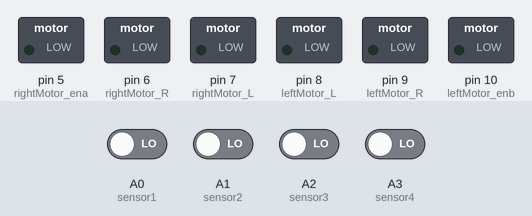
The sketch below on a simulated Arduino Uno, built with avr-gcc and run on an emulated ATmega328P. Shown: switched loads named in the sketch (green lamp = pin HIGH). The inputs (shaded band) are chosen by the test bench; at power-on: A0 (sensor1), A1 (sensor2), A2 (sensor3), A3 (sensor4) LOW.

Above: at 1.2 s.
1.3 s: A0 (sensor1) driven HIGH and A1 (sensor2) driven HIGH
At 2.0 s:
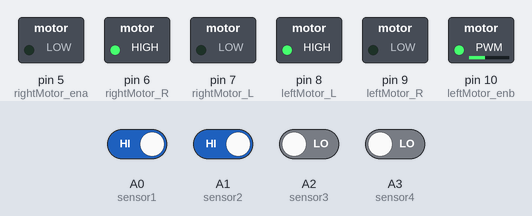
2.8 s: A2 (sensor3) driven HIGH and A3 (sensor4) driven HIGH
At 3.2 s:
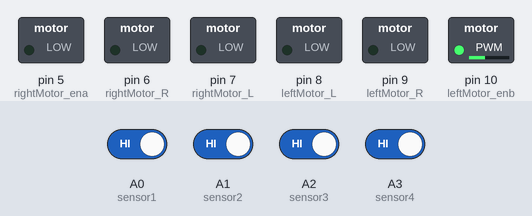
Timing chart, 0 to 5.8 s (numbered marks = the images above; inputs shaded):
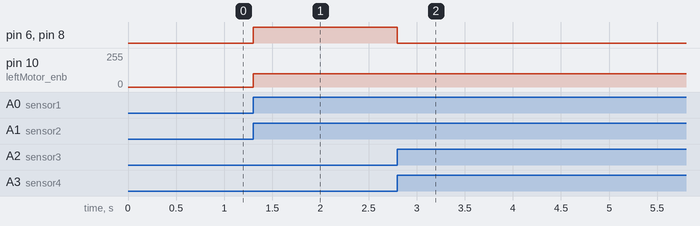

The sketch:

4ir_sensor_line_follower.ino
```cpp
//define 4 ir sensor
#define sensor1  A0
#define sensor2  A1
#define sensor3  A2
#define sensor4  A3

//define motors
#define rightMotor_ena 5
#define rightMotor_R 6
#define rightMotor_L 7
#define leftMotor_R 9
#define leftMotor_L 8
#define leftMotor_enb 10

//function declareration
void readSensorValue();
void pidCalculation();
void motorControl();
void forward();
void stopBot();

//for sensors values
int senvalues[6] = {0, 0, 0, 0, 0, 0};

//motor speed
int initMotorSpeed = 100;

//pid constants
float kp = 25;
float ki = 0;
float kd = 15;

float error = 0 , p = 0, i = 0, d = 0, pidValue = 0;
float previousError = 0, previousI = 0;

int flag = 0;

void setup() {
  pinMode(sensor1, INPUT);
  pinMode(sensor2, INPUT);
  pinMode(sensor3, INPUT);
  pinMode(sensor4, INPUT);

  pinMode(rightMotor_ena, OUTPUT);
  pinMode(rightMotor_R, OUTPUT);
  pinMode(rightMotor_L, OUTPUT);
  pinMode(leftMotor_R, OUTPUT);
  pinMode(leftMotor_L, OUTPUT);
  pinMode(leftMotor_enb, OUTPUT);

}

void loop() {
  readSensorValue();
  //  if (error == 100 ) {
  //    do {
  //      readSensorValue();
  //      analogWrite(leftMotor_enb, 70);
  //      analogWrite(rightMotor_ena, 50);
  //      sharpLeftTurn();
  //    } while (error != 0);
  //  }
  //  else if (error = 101) {
  //    analogWrite(leftMotor_enb, 70);
  //    analogWrite(rightMotor_ena, 50);
  //    forward();
  //    delay(200);
  //    stopBot();
  //    readSensorValue();
  //    if (error == 102) {
  //      do {
  //        analogWrite(leftMotor_enb, 70); //Left Motor Speed
  //        analogWrite(rightMotor_ena, 50); //Right Motor Speed
  //        sharpRightTurn();
  //        readSensorValue();
  //      } while (error != 0);
  //    }
  //  }
  //  else if (error == 102) {        // Make left turn untill it detects straight path
  //    do {
  //      analogWrite(leftMotor_enb, 70); //Left Motor Speed
  //      analogWrite(rightMotor_ena, 50); //Right Motor Speed
  //      sharpLeftTurn();
  //      readSensorValue();
  //      if (error == 0) {
  //        stopBot();
  //        delay(200);
  //      }
  //    } while (error != 0);
  //  } else if (error == 103) {        // Make left turn untill it detects straight path or stop if dead end reached.
  //    if (flag == 0) {
  //      analogWrite(leftMotor_enb, 70); //Left Motor Speed
  //      analogWrite(rightMotor_ena, 50); //Right Motor Speed
  //      forward();
  //      delay(200);
  //      stopBot();
  //      readSensorValue();
  //      if (error == 103) {     /**** Dead End Reached, Stop! ****/
  //        stopBot();
  //        flag = 1;
  //      } else {        /**** Move Left ****/
  //        analogWrite(leftMotor_enb, 70); //Left Motor Speed
  //        analogWrite(leftMotor_enb, 50); //Right Motor Speed
  //        sharpLeftTurn();
  //        delay(200);
  //        do {
  //          readSensorValue();
  //          analogWrite(leftMotor_enb, 70); //Left Motor Speed
  //          analogWrite(leftMotor_enb, 50); //Right Motor Speed
  //          sharpLeftTurn();
  //        } while (error != 0);
  //      }
  //    }
  //  } else {
  //    pidCalculation();
  //    motorControl();
  //  }

}

void readSensorValue() {
  senvalues[0] = digitalRead(sensor1);
  senvalues[1] = digitalRead(sensor2);
  senvalues[2] = digitalRead(sensor3);
  senvalues[3] = digitalRead(sensor4);

  //white color = 0
  //black color = 1

  //  if (senvalues[0] == 1 && senvalues[1] == 0
  //      && senvalues[2] == 0 && senvalues[3] == 0 ) {    //1 0 0 0 --> ERROR = 3
  //    error = 3;
  //  }
  //  if (senvalues[0] == 1 && senvalues[1] == 1
  //      && senvalues[2] == 0 && senvalues[3] == 0) {    //1 1 0 0 --> ERROR = 2
  //    error = 2;
  //  }
  //  if (senvalues[0] == 0 && senvalues[1] == 1
  //      && senvalues[2] == 0 && senvalues[3] == 0) {    //0 1 0 0 --> ERROR = 1
  //    error = 1;
  //  }
  //  if (senvalues[0] == 0 && senvalues[1] == 1
  //      && senvalues[2] == 1 && senvalues[3] == 0) {    //0 1 1 0 --> ERROR = 0
  //    error = 0;
  //  }
  //  if (senvalues[0] == 0 && senvalues[1] == 0
  //      && senvalues[2] == 1 && senvalues[3] == 0) {    //0 0 1 0 --> ERROR = -1
  //    error = -1;
  //  }
  //  if (senvalues[0] == 0 && senvalues[1] == 0
  //      && senvalues[2] == 1 && senvalues[3] == 1) {    //0 0 1 1 --> ERROR = -2
  //    error = -2;
  //  }
  //  if (senvalues[0] == 0 && senvalues[1] == 0
  //      && senvalues[2] == 0 && senvalues[3] == 1) {    //0 0 0 1 --> ERROR = -3
  //    error = -3;
  //  }
  //  if (senvalues[0] == 1 && senvalues[1] == 1
  //      && senvalues[2] == 1 && senvalues[3] == 0) {    //1 1 1 0 --> ERROR = 100
  //    error = 100;
  //  }
  //  if (senvalues[0] == 0 && senvalues[1] == 1
  //      && senvalues[2] == 1 && senvalues[3] == 1) {    //0 1 1 1 --> ERROR = 101
  //    error = 101;
  //  }
  //  if (senvalues[0] == 0 && senvalues[1] == 0
  //      && senvalues[2] == 0 && senvalues[3] == 0) {    //0 0 0 0 --> ERROR = 102
  //    error = 102;
  //  }
  //  if (senvalues[0] == 1 && senvalues[1] == 1
  //      && senvalues[2] == 1 && senvalues[3] == 1) {    //1 1 1 1 --> ERROR = 103
  //    error = 103;
  //  }


  if (senvalues[0] == 0 && senvalues[1] == 1
      && senvalues[2] == 1 && senvalues[3] == 0 ) {    //0 1 1 0
    analogWrite(leftMotor_enb, 100);
    analogWrite(leftMotor_enb, 100);
    forward();
  }
  if (senvalues[0] == 1 && senvalues[1] == 1
      && senvalues[2] == 1 && senvalues[3] == 1 ) {    //1 1 1 1
    stopBot();
  }
  if (senvalues[0] == 0 && senvalues[1] == 0
      && senvalues[2] == 0 && senvalues[3] == 0 ) {    //0 0 0 0
    stopBot();
  }
  if (senvalues[0] == 1 && senvalues[1] == 1
      && senvalues[2] == 0 && senvalues[3] == 0 ) {    //1 1 0 0
    analogWrite(leftMotor_enb, 100);
    analogWrite(leftMotor_enb, 100);
    sharpLeftTurn();
  }
  if (senvalues[0] == 0 && senvalues[1] == 0
      && senvalues[2] == 1 && senvalues[3] == 1 ) {    //0 0 1 1
    analogWrite(leftMotor_enb, 100);
    analogWrite(leftMotor_enb, 100);
    sharpRightTurn();
  }
}

void pidCalculation() {
  p = error;
  i = i + previousI;
  d = error - previousError;

  pidValue = (kp * p) + (ki * i) + (kd * d);

  previousI = i;
  previousError = error;
}

void motorControl() {
  int leftMotorSpeed = initMotorSpeed - pidValue;
  int rightMotorSpeed = initMotorSpeed + pidValue;

  leftMotorSpeed = constrain(leftMotorSpeed, 0, 255);
  rightMotorSpeed = constrain(rightMotorSpeed, 0, 255);

  analogWrite(leftMotor_enb, leftMotorSpeed - 30);
  analogWrite(rightMotor_ena, rightMotorSpeed);
  forward();
}

void forward() {
  digitalWrite(leftMotor_R, HIGH);
  digitalWrite(leftMotor_L, LOW);

  digitalWrite(rightMotor_R, HIGH);
  digitalWrite(rightMotor_L, LOW);
}
void sharpLeftTurn() {
  digitalWrite(leftMotor_R, LOW);
  digitalWrite(leftMotor_L, HIGH);

  digitalWrite(rightMotor_R, HIGH);
  digitalWrite(rightMotor_L, LOW);
}
void sharpRightTurn() {
  digitalWrite(leftMotor_R, HIGH);
  digitalWrite(leftMotor_L, LOW);

  digitalWrite(rightMotor_R, LOW);
  digitalWrite(rightMotor_L, HIGH);
}
void stopBot() {
  digitalWrite(leftMotor_R, LOW);
  digitalWrite(leftMotor_L, LOW);

  digitalWrite(rightMotor_R, LOW);
  digitalWrite(rightMotor_L, LOW);
}
```

Measured:
- after the input at 1.3 s, pin 6 (rightMotor_R), pin 8 (leftMotor_L): LOW → HIGH at once; pin 10 (leftMotor_enb): 0/255 → 100/255 at once
- after the input at 2.8 s, pin 6 (rightMotor_R), pin 8 (leftMotor_L): HIGH → LOW at once
